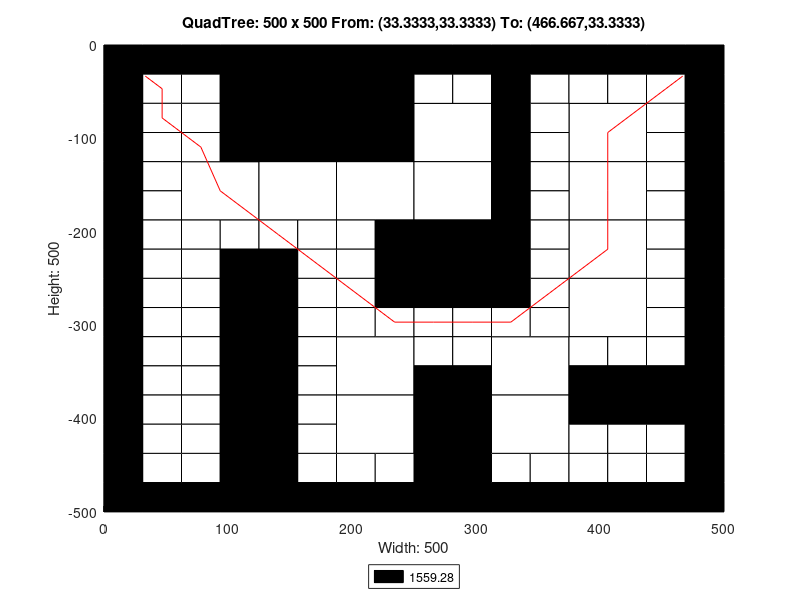

The MATLAB source for this figure:
axis([0 500 -500 0]);
title('QuadTree: 500 x 500 From: (33.3333,33.3333) To: (466.667,33.3333)');
xlabel('Width: 500');
ylabel('Height: 500');
rectangle('Position',[125 -125 125 125], 'FaceColor',[0 0 0]);
rectangle('Position',[62.5 -187.5 62.5 62.5], 'FaceColor',[1 1 1]);
rectangle('Position',[125 -187.5 62.5 62.5], 'FaceColor',[1 1 1]);
rectangle('Position',[187.5 -187.5 62.5 62.5], 'FaceColor',[1 1 1]);
rectangle('Position',[250 -125 62.5 62.5], 'FaceColor',[1 1 1]);
rectangle('Position',[375 -125 62.5 62.5], 'FaceColor',[1 1 1]);
rectangle('Position',[250 -187.5 62.5 62.5], 'FaceColor',[1 1 1]);
rectangle('Position',[250 -250 62.5 62.5], 'FaceColor',[0 0 0]);
rectangle('Position',[375 -187.5 62.5 62.5], 'FaceColor',[1 1 1]);
rectangle('Position',[375 -250 62.5 62.5], 'FaceColor',[1 1 1]);
rectangle('Position',[187.5 -375 62.5 62.5], 'FaceColor',[1 1 1]);
rectangle('Position',[187.5 -437.5 62.5 62.5], 'FaceColor',[1 1 1]);
rectangle('Position',[312.5 -375 62.5 62.5], 'FaceColor',[1 1 1]);
rectangle('Position',[375 -312.5 62.5 62.5], 'FaceColor',[1 1 1]);
rectangle('Position',[250 -437.5 62.5 62.5], 'FaceColor',[0 0 0]);
rectangle('Position',[312.5 -437.5 62.5 62.5], 'FaceColor',[1 1 1]);
rectangle('Position',[250 -500 62.5 62.5], 'FaceColor',[0 0 0]);
rectangle('Position',[0 -31.25 31.25 31.25], 'FaceColor',[0 0 0]);
rectangle('Position',[31.25 -31.25 31.25 31.25], 'FaceColor',[0 0 0]);
rectangle('Position',[0 -62.5 31.25 31.25], 'FaceColor',[0 0 0]);
rectangle('Position',[31.25 -62.5 31.25 31.25], 'FaceColor',[1 1 1]);
rectangle('Position',[62.5 -31.25 31.25 31.25], 'FaceColor',[0 0 0]);
rectangle('Position',[93.75 -31.25 31.25 31.25], 'FaceColor',[0 0 0]);
rectangle('Position',[62.5 -62.5 31.25 31.25], 'FaceColor',[1 1 1]);
rectangle('Position',[93.75 -62.5 31.25 31.25], 'FaceColor',[0 0 0]);
rectangle('Position',[0 -93.75 31.25 31.25], 'FaceColor',[0 0 0]);
rectangle('Position',[31.25 -93.75 31.25 31.25], 'FaceColor',[1 1 1]);
rectangle('Position',[0 -125 31.25 31.25], 'FaceColor',[0 0 0]);
rectangle('Position',[31.25 -125 31.25 31.25], 'FaceColor',[1 1 1]);
rectangle('Position',[62.5 -93.75 31.25 31.25], 'FaceColor',[1 1 1]);
rectangle('Position',[93.75 -93.75 31.25 31.25], 'FaceColor',[0 0 0]);
rectangle('Position',[62.5 -125 31.25 31.25], 'FaceColor',[1 1 1]);
rectangle('Position',[93.75 -125 31.25 31.25], 'FaceColor',[0 0 0]);
rectangle('Position',[0 -156.25 31.25 31.25], 'FaceColor',[0 0 0]);
rectangle('Position',[31.25 -156.25 31.25 31.25], 'FaceColor',[1 1 1]);
rectangle('Position',[0 -187.5 31.25 31.25], 'FaceColor',[0 0 0]);
rectangle('Position',[31.25 -187.5 31.25 31.25], 'FaceColor',[1 1 1]);
rectangle('Position',[0 -218.75 31.25 31.25], 'FaceColor',[0 0 0]);
rectangle('Position',[31.25 -218.75 31.25 31.25], 'FaceColor',[1 1 1]);
rectangle('Position',[0 -250 31.25 31.25], 'FaceColor',[0 0 0]);
rectangle('Position',[31.25 -250 31.25 31.25], 'FaceColor',[1 1 1]);
rectangle('Position',[62.5 -218.75 31.25 31.25], 'FaceColor',[1 1 1]);
rectangle('Position',[93.75 -218.75 31.25 31.25], 'FaceColor',[1 1 1]);
rectangle('Position',[62.5 -250 31.25 31.25], 'FaceColor',[1 1 1]);
rectangle('Position',[93.75 -250 31.25 31.25], 'FaceColor',[0 0 0]);
rectangle('Position',[125 -218.75 31.25 31.25], 'FaceColor',[1 1 1]);
rectangle('Position',[156.25 -218.75 31.25 31.25], 'FaceColor',[1 1 1]);
rectangle('Position',[125 -250 31.25 31.25], 'FaceColor',[0 0 0]);
rectangle('Position',[156.25 -250 31.25 31.25], 'FaceColor',[1 1 1]);
rectangle('Position',[187.5 -218.75 31.25 31.25], 'FaceColor',[1 1 1]);
rectangle('Position',[218.75 -218.75 31.25 31.25], 'FaceColor',[0 0 0]);
rectangle('Position',[187.5 -250 31.25 31.25], 'FaceColor',[1 1 1]);
rectangle('Position',[218.75 -250 31.25 31.25], 'FaceColor',[0 0 0]);
rectangle('Position',[250 -31.25 31.25 31.25], 'FaceColor',[0 0 0]);
rectangle('Position',[281.25 -31.25 31.25 31.25], 'FaceColor',[0 0 0]);
rectangle('Position',[250 -62.5 31.25 31.25], 'FaceColor',[1 1 1]);
rectangle('Position',[281.25 -62.5 31.25 31.25], 'FaceColor',[1 1 1]);
rectangle('Position',[312.5 -31.25 31.25 31.25], 'FaceColor',[0 0 0]);
rectangle('Position',[343.75 -31.25 31.25 31.25], 'FaceColor',[0 0 0]);
rectangle('Position',[312.5 -62.5 31.25 31.25], 'FaceColor',[0 0 0]);
rectangle('Position',[343.75 -62.5 31.25 31.25], 'FaceColor',[1 1 1]);
rectangle('Position',[312.5 -93.75 31.25 31.25], 'FaceColor',[0 0 0]);
rectangle('Position',[343.75 -93.75 31.25 31.25], 'FaceColor',[1 1 1]);
rectangle('Position',[312.5 -125 31.25 31.25], 'FaceColor',[0 0 0]);
rectangle('Position',[343.75 -125 31.25 31.25], 'FaceColor',[1 1 1]);
rectangle('Position',[375 -31.25 31.25 31.25], 'FaceColor',[0 0 0]);
rectangle('Position',[406.25 -31.25 31.25 31.25], 'FaceColor',[0 0 0]);
rectangle('Position',[375 -62.5 31.25 31.25], 'FaceColor',[1 1 1]);
rectangle('Position',[406.25 -62.5 31.25 31.25], 'FaceColor',[1 1 1]);
rectangle('Position',[437.5 -31.25 31.25 31.25], 'FaceColor',[0 0 0]);
rectangle('Position',[468.75 -31.25 31.25 31.25], 'FaceColor',[0 0 0]);
rectangle('Position',[437.5 -62.5 31.25 31.25], 'FaceColor',[1 1 1]);
rectangle('Position',[468.75 -62.5 31.25 31.25], 'FaceColor',[0 0 0]);
rectangle('Position',[437.5 -93.75 31.25 31.25], 'FaceColor',[1 1 1]);
rectangle('Position',[468.75 -93.75 31.25 31.25], 'FaceColor',[0 0 0]);
rectangle('Position',[437.5 -125 31.25 31.25], 'FaceColor',[1 1 1]);
rectangle('Position',[468.75 -125 31.25 31.25], 'FaceColor',[0 0 0]);
rectangle('Position',[312.5 -156.25 31.25 31.25], 'FaceColor',[0 0 0]);
rectangle('Position',[343.75 -156.25 31.25 31.25], 'FaceColor',[1 1 1]);
rectangle('Position',[312.5 -187.5 31.25 31.25], 'FaceColor',[0 0 0]);
rectangle('Position',[343.75 -187.5 31.25 31.25], 'FaceColor',[1 1 1]);
rectangle('Position',[312.5 -218.75 31.25 31.25], 'FaceColor',[0 0 0]);
rectangle('Position',[343.75 -218.75 31.25 31.25], 'FaceColor',[1 1 1]);
rectangle('Position',[312.5 -250 31.25 31.25], 'FaceColor',[0 0 0]);
rectangle('Position',[343.75 -250 31.25 31.25], 'FaceColor',[1 1 1]);
rectangle('Position',[437.5 -156.25 31.25 31.25], 'FaceColor',[1 1 1]);
rectangle('Position',[468.75 -156.25 31.25 31.25], 'FaceColor',[0 0 0]);
rectangle('Position',[437.5 -187.5 31.25 31.25], 'FaceColor',[1 1 1]);
rectangle('Position',[468.75 -187.5 31.25 31.25], 'FaceColor',[0 0 0]);
rectangle('Position',[437.5 -218.75 31.25 31.25], 'FaceColor',[1 1 1]);
rectangle('Position',[468.75 -218.75 31.25 31.25], 'FaceColor',[0 0 0]);
rectangle('Position',[437.5 -250 31.25 31.25], 'FaceColor',[1 1 1]);
rectangle('Position',[468.75 -250 31.25 31.25], 'FaceColor',[0 0 0]);
rectangle('Position',[0 -281.25 31.25 31.25], 'FaceColor',[0 0 0]);
rectangle('Position',[31.25 -281.25 31.25 31.25], 'FaceColor',[1 1 1]);
rectangle('Position',[0 -312.5 31.25 31.25], 'FaceColor',[0 0 0]);
rectangle('Position',[31.25 -312.5 31.25 31.25], 'FaceColor',[1 1 1]);
rectangle('Position',[62.5 -281.25 31.25 31.25], 'FaceColor',[1 1 1]);
rectangle('Position',[93.75 -281.25 31.25 31.25], 'FaceColor',[0 0 0]);
rectangle('Position',[62.5 -312.5 31.25 31.25], 'FaceColor',[1 1 1]);
rectangle('Position',[93.75 -312.5 31.25 31.25], 'FaceColor',[0 0 0]);
rectangle('Position',[0 -343.75 31.25 31.25], 'FaceColor',[0 0 0]);
rectangle('Position',[31.25 -343.75 31.25 31.25], 'FaceColor',[1 1 1]);
rectangle('Position',[0 -375 31.25 31.25], 'FaceColor',[0 0 0]);
rectangle('Position',[31.25 -375 31.25 31.25], 'FaceColor',[1 1 1]);
rectangle('Position',[62.5 -343.75 31.25 31.25], 'FaceColor',[1 1 1]);
rectangle('Position',[93.75 -343.75 31.25 31.25], 'FaceColor',[0 0 0]);
rectangle('Position',[62.5 -375 31.25 31.25], 'FaceColor',[1 1 1]);
rectangle('Position',[93.75 -375 31.25 31.25], 'FaceColor',[0 0 0]);
rectangle('Position',[125 -281.25 31.25 31.25], 'FaceColor',[0 0 0]);
rectangle('Position',[156.25 -281.25 31.25 31.25], 'FaceColor',[1 1 1]);
rectangle('Position',[125 -312.5 31.25 31.25], 'FaceColor',[0 0 0]);
rectangle('Position',[156.25 -312.5 31.25 31.25], 'FaceColor',[1 1 1]);
rectangle('Position',[187.5 -281.25 31.25 31.25], 'FaceColor',[1 1 1]);
rectangle('Position',[218.75 -281.25 31.25 31.25], 'FaceColor',[0 0 0]);
rectangle('Position',[187.5 -312.5 31.25 31.25], 'FaceColor',[1 1 1]);
rectangle('Position',[218.75 -312.5 31.25 31.25], 'FaceColor',[1 1 1]);
rectangle('Position',[125 -343.75 31.25 31.25], 'FaceColor',[0 0 0]);
rectangle('Position',[156.25 -343.75 31.25 31.25], 'FaceColor',[1 1 1]);
rectangle('Position',[125 -375 31.25 31.25], 'FaceColor',[0 0 0]);
rectangle('Position',[156.25 -375 31.25 31.25], 'FaceColor',[1 1 1]);
rectangle('Position',[0 -406.25 31.25 31.25], 'FaceColor',[0 0 0]);
rectangle('Position',[31.25 -406.25 31.25 31.25], 'FaceColor',[1 1 1]);
rectangle('Position',[0 -437.5 31.25 31.25], 'FaceColor',[0 0 0]);
rectangle('Position',[31.25 -437.5 31.25 31.25], 'FaceColor',[1 1 1]);
rectangle('Position',[62.5 -406.25 31.25 31.25], 'FaceColor',[1 1 1]);
rectangle('Position',[93.75 -406.25 31.25 31.25], 'FaceColor',[0 0 0]);
rectangle('Position',[62.5 -437.5 31.25 31.25], 'FaceColor',[1 1 1]);
rectangle('Position',[93.75 -437.5 31.25 31.25], 'FaceColor',[0 0 0]);
rectangle('Position',[0 -468.75 31.25 31.25], 'FaceColor',[0 0 0]);
rectangle('Position',[31.25 -468.75 31.25 31.25], 'FaceColor',[1 1 1]);
rectangle('Position',[0 -500 31.25 31.25], 'FaceColor',[0 0 0]);
rectangle('Position',[31.25 -500 31.25 31.25], 'FaceColor',[0 0 0]);
rectangle('Position',[62.5 -468.75 31.25 31.25], 'FaceColor',[1 1 1]);
rectangle('Position',[93.75 -468.75 31.25 31.25], 'FaceColor',[0 0 0]);
rectangle('Position',[62.5 -500 31.25 31.25], 'FaceColor',[0 0 0]);
rectangle('Position',[93.75 -500 31.25 31.25], 'FaceColor',[0 0 0]);
rectangle('Position',[125 -406.25 31.25 31.25], 'FaceColor',[0 0 0]);
rectangle('Position',[156.25 -406.25 31.25 31.25], 'FaceColor',[1 1 1]);
rectangle('Position',[125 -437.5 31.25 31.25], 'FaceColor',[0 0 0]);
rectangle('Position',[156.25 -437.5 31.25 31.25], 'FaceColor',[1 1 1]);
rectangle('Position',[125 -468.75 31.25 31.25], 'FaceColor',[0 0 0]);
rectangle('Position',[156.25 -468.75 31.25 31.25], 'FaceColor',[1 1 1]);
rectangle('Position',[125 -500 31.25 31.25], 'FaceColor',[0 0 0]);
rectangle('Position',[156.25 -500 31.25 31.25], 'FaceColor',[0 0 0]);
rectangle('Position',[187.5 -468.75 31.25 31.25], 'FaceColor',[1 1 1]);
rectangle('Position',[218.75 -468.75 31.25 31.25], 'FaceColor',[1 1 1]);
rectangle('Position',[187.5 -500 31.25 31.25], 'FaceColor',[0 0 0]);
rectangle('Position',[218.75 -500 31.25 31.25], 'FaceColor',[0 0 0]);
rectangle('Position',[250 -281.25 31.25 31.25], 'FaceColor',[0 0 0]);
rectangle('Position',[281.25 -281.25 31.25 31.25], 'FaceColor',[0 0 0]);
rectangle('Position',[250 -312.5 31.25 31.25], 'FaceColor',[1 1 1]);
rectangle('Position',[281.25 -312.5 31.25 31.25], 'FaceColor',[1 1 1]);
rectangle('Position',[312.5 -281.25 31.25 31.25], 'FaceColor',[0 0 0]);
rectangle('Position',[343.75 -281.25 31.25 31.25], 'FaceColor',[1 1 1]);
rectangle('Position',[312.5 -312.5 31.25 31.25], 'FaceColor',[1 1 1]);
rectangle('Position',[343.75 -312.5 31.25 31.25], 'FaceColor',[1 1 1]);
rectangle('Position',[250 -343.75 31.25 31.25], 'FaceColor',[1 1 1]);
rectangle('Position',[281.25 -343.75 31.25 31.25], 'FaceColor',[1 1 1]);
rectangle('Position',[250 -375 31.25 31.25], 'FaceColor',[0 0 0]);
rectangle('Position',[281.25 -375 31.25 31.25], 'FaceColor',[0 0 0]);
rectangle('Position',[437.5 -281.25 31.25 31.25], 'FaceColor',[1 1 1]);
rectangle('Position',[468.75 -281.25 31.25 31.25], 'FaceColor',[0 0 0]);
rectangle('Position',[437.5 -312.5 31.25 31.25], 'FaceColor',[1 1 1]);
rectangle('Position',[468.75 -312.5 31.25 31.25], 'FaceColor',[0 0 0]);
rectangle('Position',[375 -343.75 31.25 31.25], 'FaceColor',[1 1 1]);
rectangle('Position',[406.25 -343.75 31.25 31.25], 'FaceColor',[1 1 1]);
rectangle('Position',[375 -375 31.25 31.25], 'FaceColor',[0 0 0]);
rectangle('Position',[406.25 -375 31.25 31.25], 'FaceColor',[0 0 0]);
rectangle('Position',[437.5 -343.75 31.25 31.25], 'FaceColor',[1 1 1]);
rectangle('Position',[468.75 -343.75 31.25 31.25], 'FaceColor',[0 0 0]);
rectangle('Position',[437.5 -375 31.25 31.25], 'FaceColor',[0 0 0]);
rectangle('Position',[468.75 -375 31.25 31.25], 'FaceColor',[0 0 0]);
rectangle('Position',[312.5 -468.75 31.25 31.25], 'FaceColor',[1 1 1]);
rectangle('Position',[343.75 -468.75 31.25 31.25], 'FaceColor',[1 1 1]);
rectangle('Position',[312.5 -500 31.25 31.25], 'FaceColor',[0 0 0]);
rectangle('Position',[343.75 -500 31.25 31.25], 'FaceColor',[0 0 0]);
rectangle('Position',[375 -406.25 31.25 31.25], 'FaceColor',[0 0 0]);
rectangle('Position',[406.25 -406.25 31.25 31.25], 'FaceColor',[0 0 0]);
rectangle('Position',[375 -437.5 31.25 31.25], 'FaceColor',[1 1 1]);
rectangle('Position',[406.25 -437.5 31.25 31.25], 'FaceColor',[1 1 1]);
rectangle('Position',[437.5 -406.25 31.25 31.25], 'FaceColor',[0 0 0]);
rectangle('Position',[468.75 -406.25 31.25 31.25], 'FaceColor',[0 0 0]);
rectangle('Position',[437.5 -437.5 31.25 31.25], 'FaceColor',[1 1 1]);
rectangle('Position',[468.75 -437.5 31.25 31.25], 'FaceColor',[0 0 0]);
rectangle('Position',[375 -468.75 31.25 31.25], 'FaceColor',[1 1 1]);
rectangle('Position',[406.25 -468.75 31.25 31.25], 'FaceColor',[1 1 1]);
rectangle('Position',[375 -500 31.25 31.25], 'FaceColor',[0 0 0]);
rectangle('Position',[406.25 -500 31.25 31.25], 'FaceColor',[0 0 0]);
rectangle('Position',[437.5 -468.75 31.25 31.25], 'FaceColor',[1 1 1]);
rectangle('Position',[468.75 -468.75 31.25 31.25], 'FaceColor',[0 0 0]);
rectangle('Position',[437.5 -500 31.25 31.25], 'FaceColor',[0 0 0]);
rectangle('Position',[468.75 -500 31.25 31.25], 'FaceColor',[0 0 0]);
X=[466.667,453.125,406.25,406.25,406.25,359.375,328.125,296.875,265.625,234.375,203.125,171.875,140.625,93.75,78.125,46.875,46.875,33.3333];
Y=[-33.3333,-46.875,-93.75,-156.25,-218.75,-265.625,-296.875,-296.875,-296.875,-296.875,-265.625,-234.375,-203.125,-156.25,-109.375,-78.125,-46.875,-33.3333];
hold on;
plot(X,Y,'r');
legend('1559.28','Location','southoutside');
